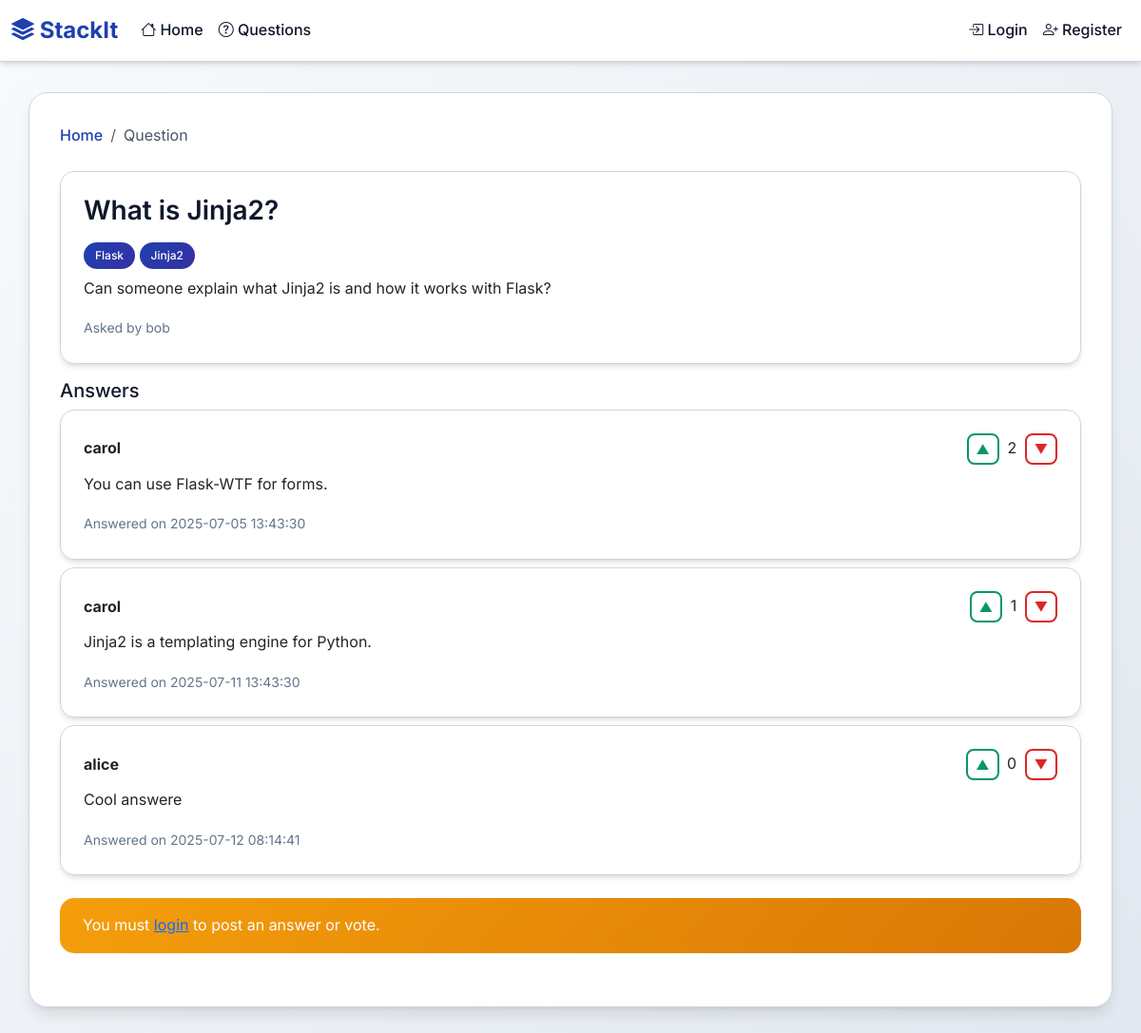
Page /question/32 on the committed database.
### tables this page shows
CREATE TABLE questions (
            id INTEGER PRIMARY KEY AUTOINCREMENT,
            title TEXT NOT NULL,
            body_html TEXT NOT NULL,
            user_id INTEGER NOT NULL,
            created_at TIMESTAMP DEFAULT CURRENT_TIMESTAMP,
            accepted_answer_id INTEGER,
            FOREIGN KEY (user_id) REFERENCES users (id)
        );

CREATE TABLE users (
            id INTEGER PRIMARY KEY AUTOINCREMENT,
            username TEXT UNIQUE NOT NULL,
            email TEXT UNIQUE NOT NULL,
            password_hash TEXT NOT NULL,
            is_admin BOOLEAN DEFAULT 0,
            is_banned BOOLEAN DEFAULT 0,
            created_at TIMESTAMP DEFAULT CURRENT_TIMESTAMP
        , reputation INTEGER DEFAULT 0);

CREATE TABLE answers (
            id INTEGER PRIMARY KEY AUTOINCREMENT,
            question_id INTEGER NOT NULL,
            body_html TEXT NOT NULL,
            user_id INTEGER NOT NULL,
            created_at TIMESTAMP DEFAULT CURRENT_TIMESTAMP,
            FOREIGN KEY (question_id) REFERENCES questions (id),
            FOREIGN KEY (user_id) REFERENCES users (id)
        );

### app.py (the view)
@app.route('/question/<int:question_id>')
def question(question_id):
    conn = get_db()
    question = conn.execute('''
        SELECT q.*, u.username, GROUP_CONCAT(t.name) as tags
        FROM questions q
        LEFT JOIN users u ON q.user_id = u.id
        LEFT JOIN question_tags qt ON q.id = qt.question_id
        LEFT JOIN tags t ON qt.tag_id = t.id
        WHERE q.id = ?
        GROUP BY q.id
    ''', (question_id,)).fetchone()
    if not question:
        flash('Question not found!', 'error')
        return redirect(url_for('index'))
    answers = conn.execute('''
        SELECT a.*, u.username, u.reputation,
               (SELECT COALESCE(SUM(v.value), 0) FROM votes v WHERE v.answer_id = a.id) as vote_count
        FROM answers a
        LEFT JOIN users u ON a.user_id = u.id
        WHERE a.question_id = ?
        ORDER BY a.id = ? DESC, vote_count DESC, a.created_at ASC
    ''', (question_id, question['accepted_answer_id'])).fetchall()
    conn.close()
    return render_template('question.html', question=question, answers=answers)

### app.py (called while the page is built)
def get_db():
    conn = sqlite3.connect('database.db')
    conn.row_factory = sqlite3.Row
    return conn

### templates/question.html (shortened to what this page needs)
{% extends 'base.html' %}
{% block content %}
<nav aria-label="breadcrumb">
  <ol class="breadcrumb">
    <li class="breadcrumb-item"><a href="/">Home</a></li>
    <li class="breadcrumb-item active" aria-current="page">Question</li>
  </ol>
</nav>
<div class="card mb-3">
  <div class="card-body">
    <h3 class="card-title">{{ question.title }}</h3>
    <div class="mb-2">
      {% if question.tags %}
        {% for tag in question.tags.split(',') %}
          <span class="badge bg-info text-dark">{{ tag }}</span>
        {% endfor %}
      {% endif %}
    </div>
    <div class="mb-3">{{ question.body_html|safe }}</div>
    <small class="text-muted">Asked by {{ question.username }}</small>
  </div>
</div>
<h5>Answers</h5>
{% for a in answers %}
  <div class="card mb-2 {% if question.accepted_answer_id == a.id %}border-success{% endif %}">
    <div class="card-body">
      <div class="d-flex justify-content-between align-items-center">
        <div>
          <span class="fw-bold">{{ a.username }}</span>
        </div>
        <div>
          <button class="btn btn-outline-success btn-sm vote-btn" data-id="{{ a.id }}" data-value="1">▲</button>
          <span class="mx-1" id="vote-count-{{ a.id }}">{{ a.vote_count }}</span>
          <button class="btn btn-outline-danger btn-sm vote-btn" data-id="{{ a.id }}" data-value="-1">▼</button>
        </div>
      </div>
      <div class="mt-2">{{ a.body_html|safe }}</div>
      <small class="text-muted">Answered on {{ a.created_at }}</small>
    </div>
  </div>
{% else %}
  <div class="alert alert-info">No answers yet.</div>
{% endfor %}
{% if current_user.is_authenticated %}
<div class="card mt-4">
  <div class="card-body">
    <h5>Your Answer</h5>
    <form method="post" action="/answer">
      <input type="hidden" name="question_id" value="{{ question.id }}">
      <div id="answer-editor" style="height: 150px;"></div>
      <input type="hidden" name="body" id="answer-body">
      <button type="submit" class="btn btn-primary mt-2">Post Answer</button>
    </form>
  </div>
</div>
<script>
var quill = new Quill('#answer-editor', { theme: 'snow', modules: { toolbar: [
  [{ header: [1, 2, false] }],
  ['bold', 'italic', 'underline'],
  ['link', 'image', 'code-block'],
  [{ 'list': 'ordered'}, { 'list': 'bullet' }],
  [{ 'align': [] }]
] } });
$('form[action="/answer"]').on('submit', function() {
  $('#answer-body').val(quill.root.innerHTML);
});
</script>
{% else %}
<div class="alert alert-warning mt-4">You must <a href="/login">login</a> to post an answer or vote.</div>
{% endif %}
{% endblock %}

### static/css/style.css (style rules this page uses)
:root { --primary-color: #1e40af; --primary-dark: #1e3a8a; --secondary-color: #475569; --success-color: #059669; --danger-color: #dc2626; --warning-color: #d97706; --info-color: #0891b2; --light-bg: #ffffff; --dark-bg: #0f172a; --border-color: #cbd5e1; --text-primary: #0f172a; --text-secondary: #475569; --text-muted: #64748b; --shadow-sm: 0 1px 2px 0 rgb(0 0 0 / 0.05); --shadow-md: 0 4px 6px -1px rgb(0 0 0 / 0.1), 0 2px 4px -2px rgb(0 0 0 / 0.1); --shadow-lg: 0 10px 15px -3px rgb(0 0 0 / 0.1), 0 4px 6px -4px rgb(0 0 0 / 0.1); --gradient-primary: linear-gradient(135deg, #1e40af 0%, #3730a3 100%); --gradient-secondary: linear-gradient(135deg, #059669 0%, #047857 100%); }
* { box-sizing: border-box; }
body { font-family: 'Inter', -apple-system, BlinkMacSystemFont, 'Segoe UI', Roboto, sans-serif; background: linear-gradient(135deg, #f8fafc 0%, #e2e8f0 100%); min-height: 100vh; color: var(--text-primary); line-height: 1.6; }
.card { border: 1px solid var(--border-color); border-radius: 15px; box-shadow: var(--shadow-md); transition: all 0.3s ease; background: rgba(255, 255, 255, 0.98); backdrop-filter: blur(10px); }
.card-body { padding: 1.5rem; }
.card-title { font-weight: 600; color: var(--text-primary); margin-bottom: 1rem; }
.badge { font-weight: 500; padding: 0.5rem 0.75rem; border-radius: 20px; font-size: 0.75rem; transition: all 0.3s ease; }
.bg-info { background: var(--gradient-primary) !important; color: white !important; }
.btn { border-radius: 10px; font-weight: 500; padding: 0.5rem 1.5rem; transition: all 0.3s ease; border: none; position: relative; overflow: hidden; }
.btn::before { content: ''; position: absolute; top: 0; left: -100%; width: 100%; height: 100%; background: linear-gradient(90deg, transparent, rgba(255, 255, 255, 0.2), transparent); transition: left 0.5s; }
.btn-outline-success { border: 2px solid var(--success-color); color: var(--success-color); background: transparent; }
.btn-outline-danger { border: 2px solid var(--danger-color); color: var(--danger-color); background: transparent; }
.alert { border-radius: 15px; border: none; padding: 1rem 1.5rem; margin-bottom: 1.5rem; box-shadow: var(--shadow-sm); }
.alert-warning { background: linear-gradient(135deg, #f59e0b, #d97706); color: white; }
.breadcrumb { background: transparent; padding: 0; margin-bottom: 1.5rem; }
.breadcrumb-item a { color: var(--primary-color); text-decoration: none; font-weight: 500; }
.breadcrumb-item.active { color: var(--text-secondary); }
.vote-btn { border-radius: 8px; padding: 0.25rem 0.5rem; font-size: 0.875rem; transition: all 0.3s ease; }
* { transition: all 0.3s ease; }
.text-muted { color: var(--text-muted) !important; }

### rows in the picture
questions: title "What is Jinja2?", body_html "Can someone explain what Jinja2 is and how it works with Flask?"
users: username "bob"
answers: username "carol", vote_count "2", body_html "You can use Flask-WTF for forms.", created_at "2025-07-05 13:43:30"
answers: username "carol", vote_count "1", body_html "Jinja2 is a templating engine for Python.", created_at "2025-07-11 13:43:30"
answers: username "alice", vote_count "0", body_html "Cool answere", created_at "2025-07-12 08:14:41"

### other values in the picture
{{ tag }} "Flask" "Jinja2"
